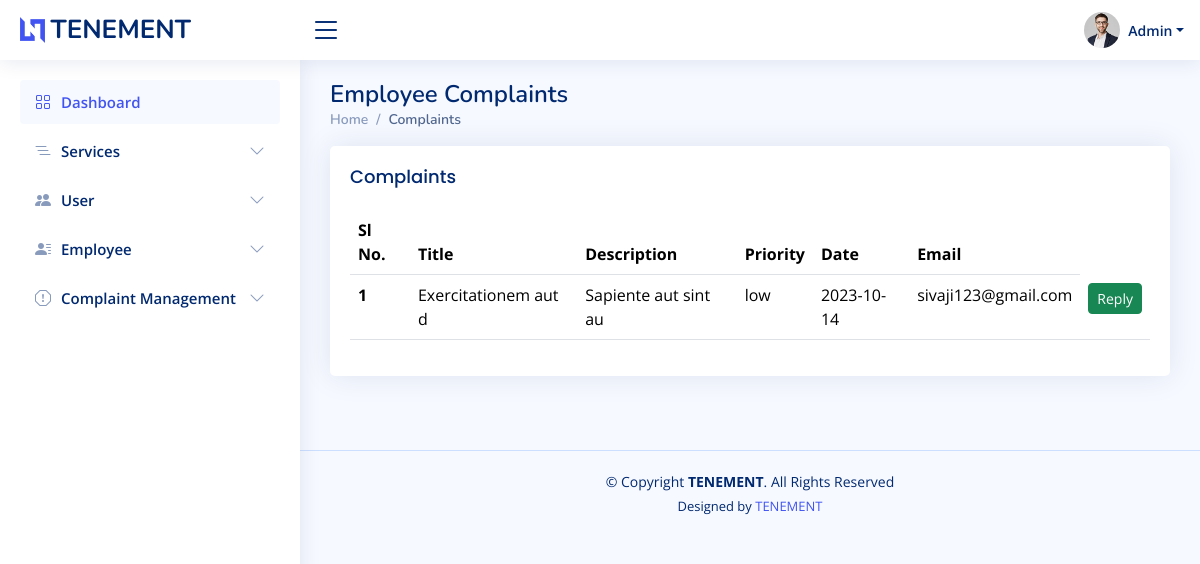
The app's page /admin/employeecomplaints.php, older data.
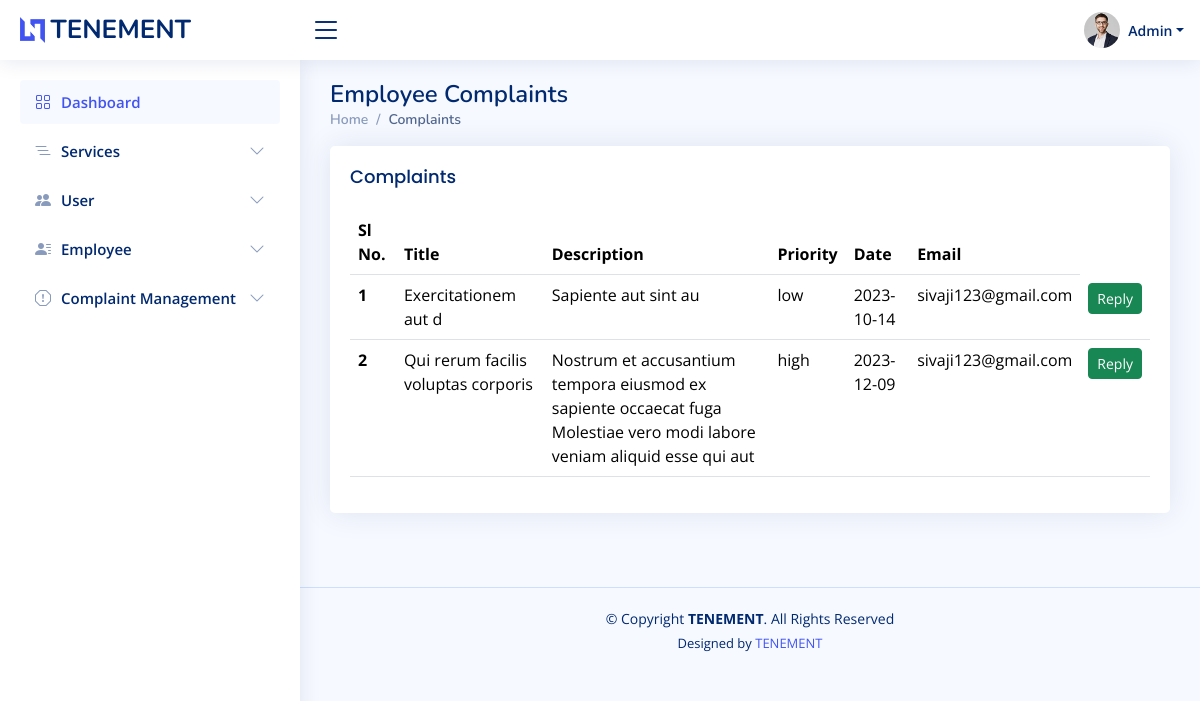
The same page, newer data.
### tables this page shows
CREATE TABLE `complaints` (
  `id` int(50) NOT NULL,
  `title` varchar(50) NOT NULL,
  `description` varchar(200) NOT NULL,
  `priority` varchar(50) NOT NULL,
  `date` varchar(50) NOT NULL,
  `email` varchar(50) NOT NULL,
  `reply` varchar(100) NOT NULL,
  `status` int(50) NOT NULL
);

### connect.php (called while the page is built, shortened)
<?php
$dbname="tenement";
$conn=mysqli_connect("localhost","root","",$dbname);
function select_data($sql)
{
  global $conn;
  $res = mysqli_query($conn, $sql);
  if ($res)
    return $res;
  else
    return False;
}
?>

### admin/employeecomplaints.php (the view, shortened to what this page needs)
<?php
include 'header.php';
?>
  <main id="main" class="main">
    <div class="pagetitle">
      <h1>Employee Complaints</h1>
      <nav>
        <ol class="breadcrumb">
          <li class="breadcrumb-item"><a href="index.php">Home</a></li>
          <li class="breadcrumb-item active">Complaints</li>
        </ol>
      </nav>
    </div>
    <section class="section dashboard">
      <div class="row">
      <section class="section">
      <div class="row">
        <div class="col-lg-12">
        <div class="card">
          <div class="card-body">
            <h5 class="card-title">Complaints</h5>
              <table class="table datatable">
                <thead>
                  <tr>
                    <th scope="col">Sl No.</th>
                    <th scope="col">Title</th>
                    <th scope="col">Description</th>
                    <th scope="col">Priority</th>
                    <th scope="col">Date</th>
                    <th scope="col">Email</th>
                  </tr>
                </thead>
                <tbody>
                <?php
               $sql = "SELECT * FROM complaints WHERE reply='0' AND status='1';";
                $data=select_data($sql);
                $n=1;
                while ($row = mysqli_fetch_assoc($data)) {
                  ?>
                  <tr>
                 <th scope='row'><?php echo $n++; ?></th>
                 <td><?php echo  $row['title'] ?></td>
                 <td> <?php echo $row['description'] ?></td>
                 <td><?php echo $row['priority'] ?></td>
                 <td><?php echo $row['date']?></td>
                 <td><?php echo $row['email']?></td>
                 <td>
                 <div class="btn-group">
                            <a class="btn btn-success btn-sm" data-bs-toggle="modal" onclick="passid('<?php echo $row['id'];?>')" data-bs-target="#verticalycentered">Reply</a>
                 </td>
                 </tr>
                  <?php
                  }
                  ?>
                </tbody>
              </table>
            </div>
          </div>
        </div>
      </div>
    </section>
  </main>

Row changes from the older to the newer data that the page shows:
added complaints: title "Qui rerum facilis voluptas corporis", description "Nostrum et accusantium tempora eiusmod ex sapiente occaecat fuga Molestiae vero modi labore veniam aliquid esse qui aut", priority "high", date "2023-12-09", email "sivaji123@gmail.com"
